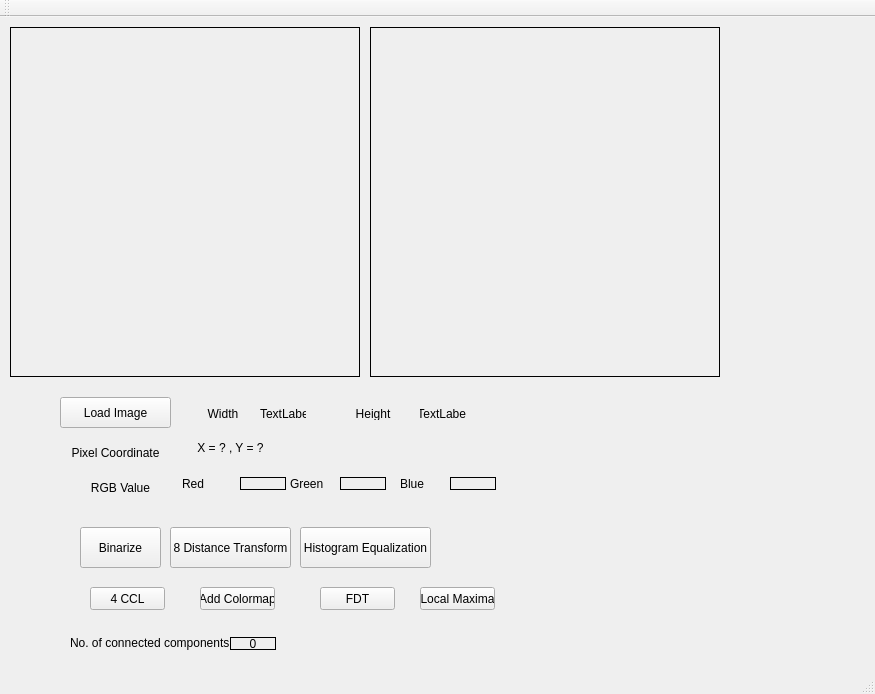
<?xml version="1.0" encoding="UTF-8"?>
<ui version="4.0">
 <class>ipimage</class>
 <widget class="QMainWindow" name="ipimage">
  <property name="geometry">
   <rect>
    <x>0</x>
    <y>0</y>
    <width>875</width>
    <height>694</height>
   </rect>
  </property>
  <property name="windowTitle">
   <string>MainWindow</string>
  </property>
  <widget class="QWidget" name="centralWidget">
   <widget class="QLabel" name="ipimage_2">
    <property name="geometry">
     <rect>
      <x>10</x>
      <y>10</y>
      <width>350</width>
      <height>350</height>
     </rect>
    </property>
    <property name="mouseTracking">
     <bool>true</bool>
    </property>
    <property name="frameShape">
     <enum>QFrame::Box</enum>
    </property>
    <property name="text">
     <string/>
    </property>
   </widget>
   <widget class="QLabel" name="opimage">
    <property name="geometry">
     <rect>
      <x>370</x>
      <y>10</y>
      <width>350</width>
      <height>350</height>
     </rect>
    </property>
    <property name="frameShape">
     <enum>QFrame::Box</enum>
    </property>
    <property name="text">
     <string/>
    </property>
   </widget>
   <widget class="QPushButton" name="loadimage">
    <property name="geometry">
     <rect>
      <x>60</x>
      <y>380</y>
      <width>111</width>
      <height>31</height>
     </rect>
    </property>
    <property name="text">
     <string>Load Image</string>
    </property>
   </widget>
   <widget class="QLabel" name="lblWidth">
    <property name="geometry">
     <rect>
      <x>200</x>
      <y>390</y>
      <width>46</width>
      <height>13</height>
     </rect>
    </property>
    <property name="text">
     <string>Width</string>
    </property>
    <property name="alignment">
     <set>Qt::AlignCenter</set>
    </property>
   </widget>
   <widget class="QLabel" name="widthvalue">
    <property name="geometry">
     <rect>
      <x>260</x>
      <y>390</y>
      <width>46</width>
      <height>13</height>
     </rect>
    </property>
    <property name="text">
     <string>TextLabel</string>
    </property>
   </widget>
   <widget class="QLabel" name="lblHeight">
    <property name="geometry">
     <rect>
      <x>350</x>
      <y>390</y>
      <width>46</width>
      <height>13</height>
     </rect>
    </property>
    <property name="text">
     <string>Height</string>
    </property>
    <property name="alignment">
     <set>Qt::AlignCenter</set>
    </property>
   </widget>
   <widget class="QLabel" name="heightvalue">
    <property name="geometry">
     <rect>
      <x>420</x>
      <y>390</y>
      <width>46</width>
      <height>13</height>
     </rect>
    </property>
    <property name="text">
     <string>TextLabel</string>
    </property>
    <property name="alignment">
     <set>Qt::AlignCenter</set>
    </property>
   </widget>
   <widget class="QLabel" name="lblCoordinate">
    <property name="geometry">
     <rect>
      <x>50</x>
      <y>420</y>
      <width>131</width>
      <height>31</height>
     </rect>
    </property>
    <property name="text">
     <string>Pixel Coordinate</string>
    </property>
    <property name="alignment">
     <set>Qt::AlignCenter</set>
    </property>
   </widget>
   <widget class="QLabel" name="lblMousePosition">
    <property name="geometry">
     <rect>
      <x>170</x>
      <y>420</y>
      <width>121</width>
      <height>21</height>
     </rect>
    </property>
    <property name="text">
     <string>X = ? , Y = ?</string>
    </property>
    <property name="alignment">
     <set>Qt::AlignCenter</set>
    </property>
   </widget>
   <widget class="QLabel" name="lblRGB">
    <property name="geometry">
     <rect>
      <x>80</x>
      <y>460</y>
      <width>81</width>
      <height>21</height>
     </rect>
    </property>
    <property name="text">
     <string>RGB Value</string>
    </property>
    <property name="alignment">
     <set>Qt::AlignCenter</set>
    </property>
   </widget>
   <widget class="QLabel" name="label_2">
    <property name="geometry">
     <rect>
      <x>170</x>
      <y>460</y>
      <width>46</width>
      <height>13</height>
     </rect>
    </property>
    <property name="text">
     <string>Red</string>
    </property>
    <property name="alignment">
     <set>Qt::AlignCenter</set>
    </property>
   </widget>
   <widget class="QLabel" name="label_3">
    <property name="geometry">
     <rect>
      <x>290</x>
      <y>460</y>
      <width>46</width>
      <height>13</height>
     </rect>
    </property>
    <property name="text">
     <string>Green</string>
    </property>
   </widget>
   <widget class="QLabel" name="label_4">
    <property name="geometry">
     <rect>
      <x>400</x>
      <y>460</y>
      <width>46</width>
      <height>13</height>
     </rect>
    </property>
    <property name="text">
     <string>Blue</string>
    </property>
   </widget>
   <widget class="QLabel" name="Redvalue">
    <property name="geometry">
     <rect>
      <x>240</x>
      <y>460</y>
      <width>46</width>
      <height>13</height>
     </rect>
    </property>
    <property name="frameShape">
     <enum>QFrame::Box</enum>
    </property>
    <property name="text">
     <string/>
    </property>
   </widget>
   <widget class="QLabel" name="Greenvalue">
    <property name="geometry">
     <rect>
      <x>340</x>
      <y>460</y>
      <width>46</width>
      <height>13</height>
     </rect>
    </property>
    <property name="frameShape">
     <enum>QFrame::Box</enum>
    </property>
    <property name="text">
     <string/>
    </property>
   </widget>
   <widget class="QLabel" name="Bluevalue">
    <property name="geometry">
     <rect>
      <x>450</x>
      <y>460</y>
      <width>46</width>
      <height>13</height>
     </rect>
    </property>
    <property name="frameShape">
     <enum>QFrame::Box</enum>
    </property>
    <property name="text">
     <string/>
    </property>
   </widget>
   <widget class="QPushButton" name="binarize">
    <property name="geometry">
     <rect>
      <x>80</x>
      <y>510</y>
      <width>81</width>
      <height>41</height>
     </rect>
    </property>
    <property name="text">
     <string>Binarize</string>
    </property>
   </widget>
   <widget class="QPushButton" name="dt8">
    <property name="geometry">
     <rect>
      <x>170</x>
      <y>510</y>
      <width>121</width>
      <height>41</height>
     </rect>
    </property>
    <property name="text">
     <string>8 Distance Transform</string>
    </property>
   </widget>
   <widget class="QPushButton" name="histogramequilization">
    <property name="geometry">
     <rect>
      <x>300</x>
      <y>510</y>
      <width>131</width>
      <height>41</height>
     </rect>
    </property>
    <property name="text">
     <string>Histogram Equalization</string>
    </property>
   </widget>
   <widget class="QPushButton" name="ccl4">
    <property name="geometry">
     <rect>
      <x>90</x>
      <y>570</y>
      <width>75</width>
      <height>23</height>
     </rect>
    </property>
    <property name="text">
     <string>4 CCL</string>
    </property>
   </widget>
   <widget class="QPushButton" name="colormap">
    <property name="geometry">
     <rect>
      <x>200</x>
      <y>570</y>
      <width>75</width>
      <height>23</height>
     </rect>
    </property>
    <property name="text">
     <string>Add Colormap</string>
    </property>
   </widget>
   <widget class="QPushButton" name="FDT">
    <property name="geometry">
     <rect>
      <x>320</x>
      <y>570</y>
      <width>75</width>
      <height>23</height>
     </rect>
    </property>
    <property name="text">
     <string>FDT</string>
    </property>
   </widget>
   <widget class="QPushButton" name="localmaxima">
    <property name="geometry">
     <rect>
      <x>420</x>
      <y>570</y>
      <width>75</width>
      <height>23</height>
     </rect>
    </property>
    <property name="text">
     <string>Local Maxima</string>
    </property>
   </widget>
   <widget class="QLabel" name="label_5">
    <property name="geometry">
     <rect>
      <x>70</x>
      <y>610</y>
      <width>181</width>
      <height>31</height>
     </rect>
    </property>
    <property name="text">
     <string>No. of connected components</string>
    </property>
   </widget>
   <widget class="QLabel" name="nocc">
    <property name="geometry">
     <rect>
      <x>230</x>
      <y>620</y>
      <width>46</width>
      <height>13</height>
     </rect>
    </property>
    <property name="frameShape">
     <enum>QFrame::Box</enum>
    </property>
    <property name="text">
     <string>0</string>
    </property>
    <property name="alignment">
     <set>Qt::AlignCenter</set>
    </property>
   </widget>
  </widget>
  <widget class="QMenuBar" name="menuBar">
   <property name="geometry">
    <rect>
     <x>0</x>
     <y>0</y>
     <width>875</width>
     <height>21</height>
    </rect>
   </property>
  </widget>
  <widget class="QToolBar" name="mainToolBar">
   <attribute name="toolBarArea">
    <enum>TopToolBarArea</enum>
   </attribute>
   <attribute name="toolBarBreak">
    <bool>false</bool>
   </attribute>
  </widget>
  <widget class="QStatusBar" name="statusBar"/>
 </widget>
 <layoutdefault spacing="6" margin="11"/>
 <resources/>
 <connections/>
</ui>
